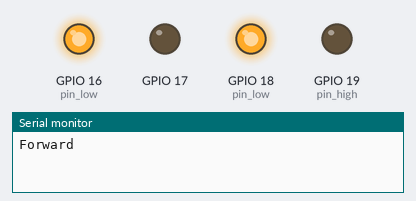
Bench run of a program on a simulated ESP32. On the bench: output pins drawn as LEDs (lit = HIGH), the last lines printed to the serial monitor.

Above: at 1.5 s.
At 4.5 s:
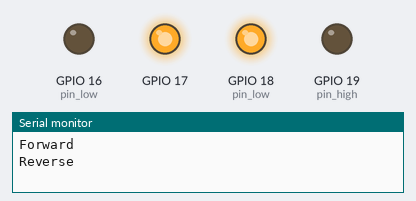
At 7.5 s:
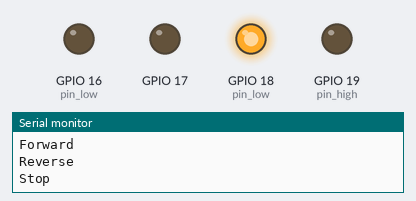
Timing chart, 0 to 11.7 s (numbered marks = the images above):
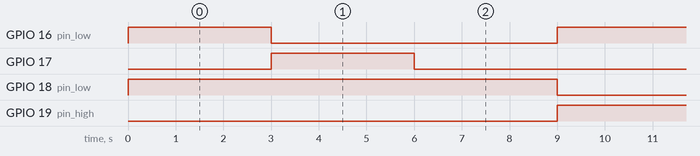

Measured:
- by itself, GPIO 16 (pin_low), GPIO 17, GPIO 19 (pin_high): alternates HIGH for 3.0 s and LOW for 6.0 s
- by itself, GPIO 18 (pin_low): repeats every 9.0 s: LOW 3.0 s, HIGH 6.0 s
- by itself, everything shown: repeats every 9.0 s, in 3 steps

The program:

main.cpp
```cpp
#include "freertos/FreeRTOS.h"
#include "freertos/task.h"
#include "driver/uart.h"
#include "motor/motor.h"

uart_config_t uart_config = {
    .baud_rate = 115200,
    .data_bits = UART_DATA_8_BITS,
    .parity = UART_PARITY_DISABLE,
    .stop_bits = UART_STOP_BITS_1,
    .flow_ctrl = UART_HW_FLOWCTRL_DISABLE
};


extern "C" {
  void app_main(void);
};


const moto_conf_t moto_conf = {
  .forward_conf = {
    .pin_high         = GPIO_NUM_19,
    .pin_low          = GPIO_NUM_18,
    .ledc_channel_num = LEDC_CHANNEL_0,
  },
  .reverse_conf = {
    .pin_high         = GPIO_NUM_17,
    .pin_low          = GPIO_NUM_16,
    .ledc_channel_num = LEDC_CHANNEL_1,
  },
};


void app_main() {

  Motor motor(moto_conf);

  while (1) {

    printf("Forward\n");
    /*for (uint16_t i = 0; i < 100; i += 10) {
      motor.forward(i);
      printf(" - Speed: %d\n", i);
      vTaskDelay(pdMS_TO_TICKS(1000));
    }*/
    motor.forward(100);
    vTaskDelay(pdMS_TO_TICKS(3000));

    printf("Reverse\n");
    /*for (uint16_t i = 0; i < 100; i += 10) {
      motor.reverse(i);
      printf(" - Speed: %d\n", i);
      vTaskDelay(pdMS_TO_TICKS(1000));
    }*/
    motor.reverse(100);
    vTaskDelay(pdMS_TO_TICKS(3000));

    printf("Stop\n");
    motor.forward(0);
    motor.reverse(0);
    //vTaskDelay(pdMS_TO_TICKS(3000));
    vTaskDelay(pdMS_TO_TICKS(3000));

  }
};
```

motor.cpp
```cpp
#include "motor.h"


Motor::Motor(const moto_conf_t& moto_conf)
  : pwm_forward(
      moto_conf.forward_conf.pin_high,
      moto_conf.forward_conf.pin_low,
      moto_conf.forward_conf.ledc_channel_num
    ),
    pwm_reverse(
      moto_conf.reverse_conf.pin_high,
      moto_conf.reverse_conf.pin_low,
      moto_conf.reverse_conf.ledc_channel_num
    ),
    is_forward_mode(true)
{};

void Motor::forward(uint16_t speed) {
  if (!is_forward_mode) {
    pwm_reverse.stop();
    pwm_forward.start();
    is_forward_mode = true;
  }
  pwm_forward.drive(speed);
};

void Motor::reverse(uint16_t speed) {
  if (is_forward_mode) {
    pwm_forward.stop();
    pwm_reverse.start();
    is_forward_mode = false;
  }
  pwm_reverse.drive(speed);
};
```

motor.h
```cpp
#pragma once

#include <stdint.h>
#include "driver/ledc.h"
#include "../pwm_ctrl/pwm_ctrl.h"


struct pwm_conf_t {
  gpio_num_t pin_high;
  gpio_num_t pin_low;
  ledc_channel_t ledc_channel_num;
};

struct moto_conf_t {
  pwm_conf_t forward_conf;
  pwm_conf_t reverse_conf;
};


class Motor {
public:
  // Constructor
  Motor(const moto_conf_t& moto_conf);

  // Functions
  void forward(uint16_t speed);
  void reverse(uint16_t speed);

private:
  // Variables
  PWM_Ctrl pwm_forward;
  PWM_Ctrl pwm_reverse;

  bool is_forward_mode;

};
```

pwm.cpp
```cpp
#include "pwm.h"
#include "driver/ledc.h"


void PWM::init_gpio() {
  gpio_config_t io_conf = {
    .pin_bit_mask = (1ULL << pin),
    .mode         = GPIO_MODE_OUTPUT,
    .pull_up_en   = GPIO_PULLUP_DISABLE,
    .pull_down_en = GPIO_PULLDOWN_ENABLE,
  };
  gpio_config(&io_conf);
};

void PWM::init_pwm_timer() {
  ledc_timer_config_t timer_conf = {
    .speed_mode      = LEDC_HIGH_SPEED_MODE,
    .duty_resolution = LEDC_TIMER_8_BIT,
    .timer_num       = LEDC_TIMER_0,
    .freq_hz         = 1000,
    .clk_cfg         = LEDC_AUTO_CLK,
  };
  ledc_timer_config(&timer_conf);
};

void PWM::init_pwm_channel() {
  ledc_channel_config_t chan_conf = {
    .gpio_num   = pin,
    .speed_mode = LEDC_HIGH_SPEED_MODE,
    .channel    = channel,
    .timer_sel  = LEDC_TIMER_0,
    .duty       = 0,
  };
  ledc_channel_config(&chan_conf);
};

PWM::PWM(gpio_num_t pin_out, ledc_channel_t ledc_channel_num)
  : pin(pin_out), channel(ledc_channel_num) {
  init_gpio();
  init_pwm_timer();
  init_pwm_channel();
};

void PWM::drive(uint16_t speed) {
  // Max speed 100
  speed = (speed > 100 ? 100 : speed);
  // 8-bit resolution = 256
  uint32_t duty_cycle = (speed * 256) / 100;
  ledc_set_duty(LEDC_HIGH_SPEED_MODE, channel, duty_cycle);
  ledc_update_duty(LEDC_HIGH_SPEED_MODE, channel);
};
```

pwm.h
```cpp
#pragma once

#include <stdint.h>
#include "driver/ledc.h"

class PWM {
public:
  // Constructor
  PWM(gpio_num_t pin_out, ledc_channel_t ledc_channel_num);

  // Functions
  void drive(uint16_t speed);

private:
  // Variables
  gpio_num_t pin;
  ledc_channel_t channel;

  // Functions
  void init_gpio();
  void init_pwm_timer();
  void init_pwm_channel();
};
```

pwm_ctrl.cpp
```cpp
#include "pwm_ctrl.h"
#include "driver/ledc.h"


void PWM_Ctrl::conf_pin_low() {
  gpio_config_t io_conf = {
    .pin_bit_mask = (1ULL << pin_low),
    .mode         = GPIO_MODE_OUTPUT,
    .pull_up_en   = GPIO_PULLUP_DISABLE,
    .pull_down_en = GPIO_PULLDOWN_ENABLE,
  };
  gpio_config(&io_conf);
};

PWM_Ctrl::PWM_Ctrl(gpio_num_t pin_high, gpio_num_t pin_low, ledc_channel_t ledc_channel_num)
  : pwm(pin_high, ledc_channel_num),
    pin_low(pin_low),
    can_run(false)
{
  conf_pin_low();
  // Default stop
  stop();
};

void PWM_Ctrl::start() {
  gpio_set_level(pin_low, 0);
  can_run = true;
};

esp_err_t PWM_Ctrl::drive(uint16_t speed) {
  if (can_run) {
    pwm.drive(speed);
    return ESP_OK;
  } else {
    return ESP_ERR_INVALID_STATE;
  }
};

void PWM_Ctrl::stop() {
  can_run = false;
  pwm.drive(0);
  gpio_set_level(pin_low, 1);
};
```

pwm_ctrl.h
```cpp
#pragma once

#include <stdint.h>
#include "driver/ledc.h"
#include "../pwm/pwm.h"


class PWM_Ctrl {
public:
  // Constructor
  PWM_Ctrl(gpio_num_t pin_high, gpio_num_t pin_low, ledc_channel_t ledc_channel_num);

  // Functions
  void start();
  esp_err_t drive(uint16_t speed);
  void stop();

private:
  // Variables
  PWM pwm;
  gpio_num_t pin_low;
  bool can_run;

  // Functions
  void conf_pin_low();
};
```
